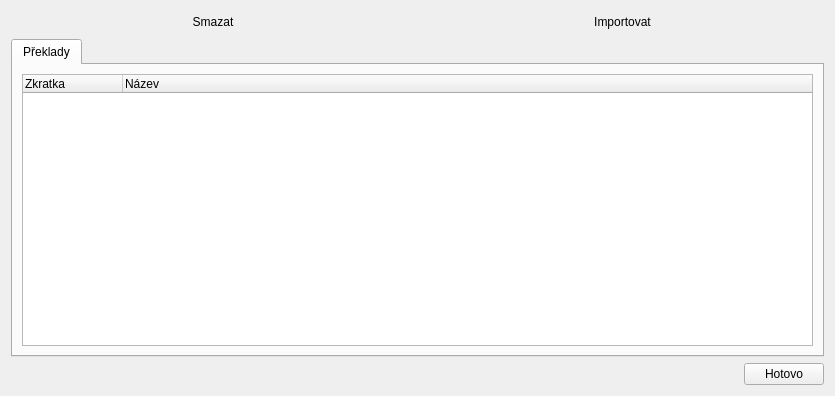
<?xml version="1.0" encoding="UTF-8"?>
<ui version="4.0">
 <class>BibleTranslationMgmtDialog</class>
 <widget class="QDialog" name="BibleTranslationMgmtDialog">
  <property name="windowModality">
   <enum>Qt::ApplicationModal</enum>
  </property>
  <property name="geometry">
   <rect>
    <x>0</x>
    <y>0</y>
    <width>835</width>
    <height>396</height>
   </rect>
  </property>
  <property name="windowTitle">
   <string>Správa překladů Bible</string>
  </property>
  <property name="windowIcon">
   <iconset resource="../../res/resources.qrc">
    <normaloff>:/icons/16/Holy Bible_16px.png</normaloff>:/icons/16/Holy Bible_16px.png</iconset>
  </property>
  <layout class="QVBoxLayout" name="verticalLayout">
   <item>
    <widget class="QWidget" name="twListCorner" native="true">
     <layout class="QHBoxLayout" name="horizontalLayout_4">
      <property name="leftMargin">
       <number>0</number>
      </property>
      <property name="topMargin">
       <number>0</number>
      </property>
      <property name="rightMargin">
       <number>0</number>
      </property>
      <property name="bottomMargin">
       <number>0</number>
      </property>
      <item>
       <widget class="QPushButton" name="btnDelete">
        <property name="text">
         <string>Smazat</string>
        </property>
        <property name="icon">
         <iconset resource="../../res/resources.qrc">
          <normaloff>:/icons/16/Delete_16px.png</normaloff>:/icons/16/Delete_16px.png</iconset>
        </property>
        <property name="shortcut">
         <string>Del</string>
        </property>
        <property name="autoDefault">
         <bool>false</bool>
        </property>
        <property name="default">
         <bool>false</bool>
        </property>
        <property name="flat">
         <bool>true</bool>
        </property>
       </widget>
      </item>
      <item>
       <widget class="QPushButton" name="btnImport">
        <property name="text">
         <string>Importovat</string>
        </property>
        <property name="icon">
         <iconset resource="../../res/resources.qrc">
          <normaloff>:/icons/16/Import_16px.png</normaloff>:/icons/16/Import_16px.png</iconset>
        </property>
        <property name="autoDefault">
         <bool>false</bool>
        </property>
        <property name="default">
         <bool>false</bool>
        </property>
        <property name="flat">
         <bool>true</bool>
        </property>
       </widget>
      </item>
     </layout>
    </widget>
   </item>
   <item>
    <widget class="QTabWidget" name="twList">
     <property name="sizePolicy">
      <sizepolicy hsizetype="Expanding" vsizetype="Expanding">
       <horstretch>2</horstretch>
       <verstretch>0</verstretch>
      </sizepolicy>
     </property>
     <property name="minimumSize">
      <size>
       <width>400</width>
       <height>0</height>
      </size>
     </property>
     <property name="focusPolicy">
      <enum>Qt::NoFocus</enum>
     </property>
     <property name="currentIndex">
      <number>0</number>
     </property>
     <widget class="QWidget" name="tab">
      <attribute name="icon">
       <iconset resource="../../res/resources.qrc">
        <normaloff>:/icons/16/Holy Bible_16px.png</normaloff>:/icons/16/Holy Bible_16px.png</iconset>
      </attribute>
      <attribute name="title">
       <string>Překlady</string>
      </attribute>
      <layout class="QVBoxLayout" name="verticalLayout_2">
       <item>
        <widget class="QTreeWidget" name="lstList">
         <property name="contextMenuPolicy">
          <enum>Qt::CustomContextMenu</enum>
         </property>
         <property name="alternatingRowColors">
          <bool>true</bool>
         </property>
         <property name="selectionMode">
          <enum>QAbstractItemView::ExtendedSelection</enum>
         </property>
         <property name="iconSize">
          <size>
           <width>128</width>
           <height>128</height>
          </size>
         </property>
         <property name="uniformRowHeights">
          <bool>true</bool>
         </property>
         <column>
          <property name="text">
           <string>Zkratka</string>
          </property>
         </column>
         <column>
          <property name="text">
           <string>Název</string>
          </property>
         </column>
        </widget>
       </item>
      </layout>
     </widget>
    </widget>
   </item>
   <item>
    <layout class="QHBoxLayout" name="horizontalLayout">
     <item>
      <spacer name="horizontalSpacer">
       <property name="orientation">
        <enum>Qt::Horizontal</enum>
       </property>
       <property name="sizeHint" stdset="0">
        <size>
         <width>40</width>
         <height>20</height>
        </size>
       </property>
      </spacer>
     </item>
     <item>
      <widget class="QPushButton" name="btnClose">
       <property name="text">
        <string>Hotovo</string>
       </property>
       <property name="icon">
        <iconset resource="../../res/resources.qrc">
         <normaloff>:/icons/16/Checkmark_16px.png</normaloff>:/icons/16/Checkmark_16px.png</iconset>
       </property>
       <property name="autoDefault">
        <bool>false</bool>
       </property>
       <property name="default">
        <bool>false</bool>
       </property>
      </widget>
     </item>
    </layout>
   </item>
  </layout>
 </widget>
 <tabstops>
  <tabstop>lstList</tabstop>
  <tabstop>btnImport</tabstop>
  <tabstop>btnDelete</tabstop>
  <tabstop>btnClose</tabstop>
 </tabstops>
 <resources>
  <include location="../../res/resources.qrc"/>
 </resources>
 <connections/>
</ui>
